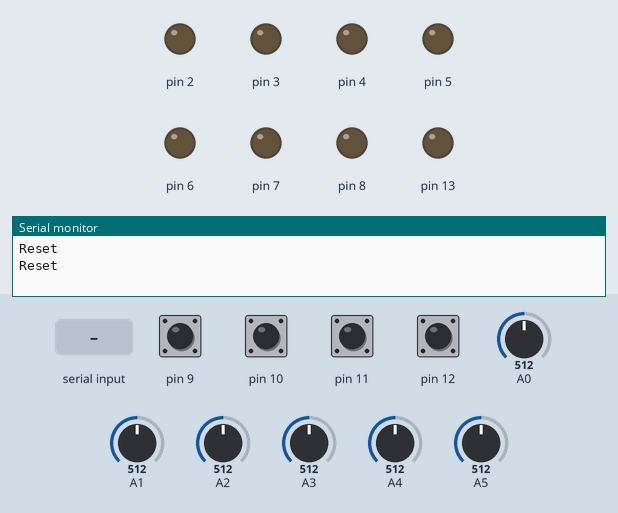
Simulated run of this sketch. Board: Arduino Uno, built with avr-gcc and run on an emulated ATmega328P. Shown: output pins drawn as LEDs (lit = HIGH), the last lines printed to the serial monitor. Dashed ring = blinking. The test bench sets the inputs (shaded band); at power-on: pin 9–12 HIGH, A0 = 512, A1 = 512, A2 = 512, A3 = 512, A4 = 512, A5 = 512.

Above: at 1.7 s.
1.8 s: "STAR" received over Serial
At 2.37 s:
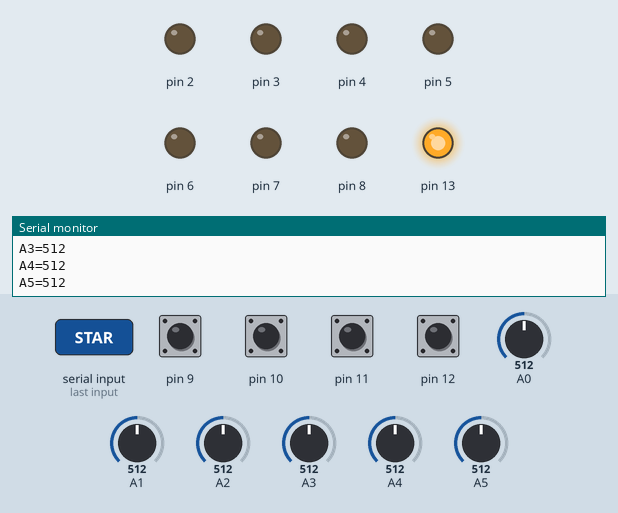
4.8 s: A0 set to 716
At 5.37 s:
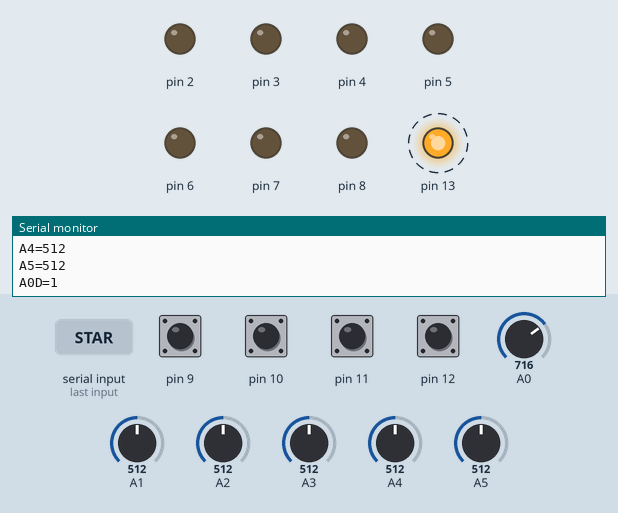
7.8 s: "VERS" received over Serial
Timing chart, 0 to 16.8 s (numbered marks = the images above; inputs shaded):
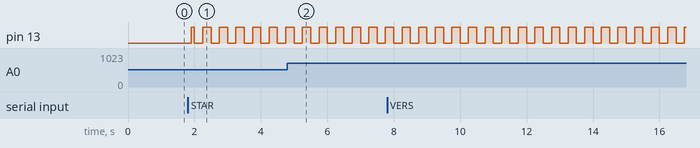

The sketch:

ArduinoIO.ino
```cpp
// pin 2-8: Output
// pin 9-12: Input
// pin 13: LED
const int g_iFirstOutput = 2;
const int g_iFirstInput = 9;
const int g_iMaxOutput = g_iFirstInput - g_iFirstOutput;
const int g_iMaxInput = 4;
const int g_iMaxAnalogIn = 6;
const int g_iInputCheckInterval = 100;
const int g_iHeartbeatInterval = 5000;

unsigned long g_ulLastStateCheckMillis = 0;
unsigned long g_ulFirstSerialByteMillis = 0;
unsigned long g_ulLastLedBlinkMillis = 0;
unsigned long g_ulLastHeartbeatMillis = 0;
uint8_t g_tui8LastState[g_iMaxInput];
char g_tcSerialcmd[4];
char g_uiSerialBytesRead = 0;
uint16_t g_tui16LowThresh[g_iMaxAnalogIn];
uint16_t g_tui16HighThresh[g_iMaxAnalogIn];
uint8_t g_ui8AnalogState[g_iMaxAnalogIn];

int g_iNbInput = g_iMaxInput;
int g_iNbOutput = g_iMaxOutput;
int g_iNbAnalogIn = g_iMaxAnalogIn;
uint8_t g_tui8ActiveLow[g_iMaxOutput];
int g_iBlinkInterval = 1000;

uint8_t g_ui8Initialized = 0;

void reset()
{
  for (int pin = g_iFirstOutput; pin < g_iFirstOutput + g_iMaxOutput; pin++)
    pinMode(pin, INPUT);
  for (int pin = g_iFirstInput; pin < g_iFirstInput + g_iMaxInput; pin++)
    pinMode(pin, INPUT);
  for (int i = 0; i < g_iMaxOutput; i++)
    g_tui8ActiveLow[i] = 0;
  g_iNbInput = g_iMaxInput;
  g_iNbOutput = g_iMaxOutput;
  g_iNbAnalogIn = g_iMaxAnalogIn;
  g_iBlinkInterval = 1000;
  g_ui8Initialized = 0;
  Serial.println("Reset");
}

void printConf()
{
  Serial.print("NbInputs=");
  Serial.println(g_iNbInput);
  Serial.print("NbOutputs=");
  Serial.println(g_iNbOutput);
  Serial.print("NbAnalog=");
  Serial.println(g_iNbAnalogIn);
  for (int i = 0; i < g_iNbOutput; i++)
  {
    Serial.print("ActiveLow ");
    Serial.print(i);
    Serial.print("=");
    Serial.println(g_tui8ActiveLow[i]);
  }
}

void initPorts()
{
  for (int pin = g_iFirstOutput; pin < g_iFirstOutput + g_iNbOutput; pin++)
  {
    digitalWrite(pin, 0 ^ g_tui8ActiveLow[pin - g_iFirstOutput]);
    pinMode(pin, OUTPUT);
  }
  for (int pin = g_iFirstInput; pin < g_iFirstInput + g_iNbInput; pin++)
  {
    pinMode(pin, INPUT_PULLUP);
    g_tui8LastState[pin -g_iFirstInput] = digitalRead(pin);
  }
  for (int i = 0; i < g_iNbAnalogIn; i++)
  {
    g_tui16LowThresh[i] = 200;
    g_tui16HighThresh[i] = 700;
    int val = analogRead(A0 + i);
    if (val >= g_tui16HighThresh[i])
      g_ui8AnalogState[i] = 1;
    else
      g_ui8AnalogState[i] = 0;
  }
  g_iBlinkInterval = 250;
  g_ui8Initialized = 1;
  printConf();
  g_ulLastHeartbeatMillis = millis();
}

void setup()
{
  delay(500);
  // initialize serial communications at 9600 bps:
  Serial.begin(19200);
  Serial.setTimeout(1);
  pinMode(13, OUTPUT);
  g_ulLastStateCheckMillis = millis();
  g_ulLastLedBlinkMillis = millis();
  g_ulLastHeartbeatMillis = millis();
  reset();
}

void handleGet(const char *cmd)
{
  int pin;
  if (cmd[1] == 'A')
  {
    switch (cmd[2])
    {
    case '0': pin = A0; break;
    case '1': pin = A1; break;
    case '2': pin = A2; break;
    case '3': pin = A3; break;
    case '4': pin = A4; break;
    case '5': pin = A5; break;
    default:  pin = A0; break;
    }
    int val = analogRead(pin);
    Serial.print('A');
    Serial.print(pin - A0);
    Serial.print('=');
    Serial.println(val);
    // delay 1ms to let the ADC recover:
    delay(1);
  }
  else
  {
    pin = cmd[2] - '0' + g_iFirstInput;
    if (pin < g_iFirstInput || pin >= g_iFirstInput + g_iNbInput)
      pin = g_iFirstInput;
    int val = digitalRead(pin);
    Serial.print('I');
    Serial.print(pin - g_iFirstInput);
    Serial.print('=');
    Serial.println(val);
  }
}

void handlePut(char *cmd)
{
  int pin = cmd[1] - '0' + g_iFirstOutput;
  if (pin < g_iFirstOutput || pin >= g_iFirstOutput + g_iNbOutput)
  {
    return;
  }
  uint8_t val;
  if (cmd[2] == '1')
    val = 1;
  else
    val = 0;
  digitalWrite(pin, val ^ g_tui8ActiveLow[pin - g_iFirstOutput]);
  Serial.print('O');
  Serial.print(pin - g_iFirstOutput);
  Serial.print('=');
  Serial.println(val);
}

void handleStatus()
{
  for (uint8_t i = 0; i < g_iNbOutput; i++)
  {
    uint8_t val = digitalRead(i + g_iFirstOutput);
    Serial.print('O');
    Serial.print(i);
    Serial.print('=');
    Serial.println(val ^ g_tui8ActiveLow[i]);
  }
  for (uint8_t i = 0; i < g_iNbInput; i++)
  {
    uint8_t val = digitalRead(i + g_iFirstInput);
    Serial.print('I');
    Serial.print(i);
    Serial.print('=');
    Serial.println(val);
  }
  for (int i = 0; i < g_iNbAnalogIn; i++)
  {
    int pin = A0 + i;
    int val = analogRead(pin);
    Serial.print('A');
    Serial.print(pin - A0);
    Serial.print('=');
    Serial.println(val);
    // delay 1ms to let the ADC recover:
    delay(1);
  }
}

void handleVersion()
{
  Serial.println("ArduinoIO-v1.0");
}

void checkStateChanged()
{
  // Digital inputs
  for (uint8_t i = 0; i < g_iNbInput; i++)
  {
    uint8_t val = digitalRead(i + g_iFirstInput);
    uint8_t ui8OldVal = g_tui8LastState[i];
    if (val != ui8OldVal)
    {
      Serial.print('I');
      Serial.print(i);
      Serial.print('=');
      Serial.println(val);
      g_tui8LastState[i] = val;
    }
  }

  // Analog inputs
  for (int i = 0; i < g_iNbAnalogIn; i++)
  {
    int val = analogRead(A0 + i);
    bool bChanged = 0;
    if (g_ui8AnalogState[i] == 0 && val >= g_tui16HighThresh[i])
    {
      g_ui8AnalogState[i] = 1;
      bChanged = 1;
    }
    else if (g_ui8AnalogState[i] == 1 && val <= g_tui16LowThresh[i])
    {
      g_ui8AnalogState[i] = 0;
      bChanged = 1;
    }
    if (bChanged != 0)
    {
      Serial.print('A');
      Serial.print(i);
      Serial.print("D=");
      Serial.println(g_ui8AnalogState[i]);
    }
    // delay 1ms to let the ADC recover:
    delay(1);
  }
}

void handleConf(char *cmd)
{
  if(cmd[1] == 'L')
  {
    // CLNV: Set output pin N as active low, val=V
    int pin = cmd[2] - '0';
    if (pin < 0 || pin >= g_iNbOutput)
    {
      return;
    }
    g_tui8ActiveLow[pin] = cmd[3] == '0' ? 0 : 1;
  }
  else if (cmd[1] == 'N')
  {
    // CN[IOA]V: Set number of Inputs/Ouptus/Analog to V
    int iNb = cmd[3] - '0';
    switch (cmd[2])
    {
    case 'I':
      if (iNb >= 0 && iNb < g_iMaxInput)
        g_iNbInput = iNb;
      break;
    case 'O':
      if (iNb >= 0 && iNb < g_iMaxOutput)
        g_iNbOutput = iNb;
      break;
    case 'A':
      if (iNb >= 0 && iNb < g_iMaxAnalogIn)
        g_iNbAnalogIn = iNb;
      break;
    }
  }
}

uint8_t g_ui8LastLedState = 0;

void loop()
{
  int bytes;
  unsigned long ulCurrentTime = millis();

  if (ulCurrentTime - g_ulLastLedBlinkMillis > g_iBlinkInterval)
  {
    digitalWrite(13, g_ui8LastLedState);
    g_ui8LastLedState = !g_ui8LastLedState;
    g_ulLastLedBlinkMillis += g_iBlinkInterval;
    if (g_ui8Initialized == 0)
      Serial.println("Reset");
  }

  if (g_ui8Initialized != 0 && ulCurrentTime - g_ulLastHeartbeatMillis > g_iHeartbeatInterval)
  {
    g_ulLastHeartbeatMillis = ulCurrentTime;
    Serial.println("Heartbeat");
  }

  if (g_ui8Initialized != 0 && ulCurrentTime - g_ulLastStateCheckMillis > g_iInputCheckInterval)
  {
    checkStateChanged();
    g_ulLastStateCheckMillis += g_iInputCheckInterval;
    // handleGet("GA0X");
  }
  if (Serial.available() > 0)
  {
    if (g_uiSerialBytesRead == 0)
      g_ulFirstSerialByteMillis = ulCurrentTime;
    g_tcSerialcmd[g_uiSerialBytesRead] = Serial.read();
    g_uiSerialBytesRead++;
    if (g_uiSerialBytesRead == 4)
    {
      if (g_ui8Initialized != 0)
      {
        if (g_tcSerialcmd[0] == 'G')
          handleGet(g_tcSerialcmd);
        else if (g_tcSerialcmd[0] == 'P')
          handlePut(g_tcSerialcmd);
        else if (strncmp(g_tcSerialcmd, "STXX", 4) == 0)
          handleStatus();
      }
      if (strncmp(g_tcSerialcmd, "VERS", 4) == 0)
        handleVersion();
      else if (strncmp(g_tcSerialcmd, "RSTX", 4) == 0)
        reset();
      else if (strncmp(g_tcSerialcmd, "STAR", 4) == 0)
      {
        initPorts();
        handleStatus();
      }
      else if (g_tcSerialcmd[0] == 'C')
        handleConf(g_tcSerialcmd);
      g_uiSerialBytesRead = 0;
    }
  }
  else if (g_uiSerialBytesRead > 0 && ulCurrentTime - g_ulFirstSerialByteMillis > 50)
  {
    g_uiSerialBytesRead = 0;
  }
}
```

Measured:
- by itself, pin 13: alternates HIGH for 0.25 s and LOW for 0.25 s
